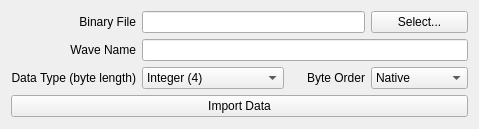
<?xml version="1.0" encoding="UTF-8"?>
<ui version="4.0">
 <class>ImportBinary</class>
 <widget class="QWidget" name="ImportBinary">
  <property name="geometry">
   <rect>
    <x>0</x>
    <y>0</y>
    <width>479</width>
    <height>129</height>
   </rect>
  </property>
  <property name="windowTitle">
   <string>Import Binary Data</string>
  </property>
  <layout class="QGridLayout" name="gridLayout">
   <item row="0" column="0">
    <widget class="QLabel" name="label">
     <property name="text">
      <string>Binary File</string>
     </property>
     <property name="alignment">
      <set>Qt::AlignRight|Qt::AlignTrailing|Qt::AlignVCenter</set>
     </property>
    </widget>
   </item>
   <item row="0" column="1" colspan="2">
    <widget class="QLineEdit" name="fileName"/>
   </item>
   <item row="1" column="0">
    <widget class="QLabel" name="label_2">
     <property name="text">
      <string>Wave Name</string>
     </property>
     <property name="alignment">
      <set>Qt::AlignRight|Qt::AlignTrailing|Qt::AlignVCenter</set>
     </property>
    </widget>
   </item>
   <item row="2" column="0">
    <widget class="QLabel" name="label_3">
     <property name="text">
      <string>Data Type (byte length)</string>
     </property>
     <property name="alignment">
      <set>Qt::AlignRight|Qt::AlignTrailing|Qt::AlignVCenter</set>
     </property>
    </widget>
   </item>
   <item row="1" column="1" colspan="3">
    <widget class="QLineEdit" name="waveName"/>
   </item>
   <item row="2" column="1">
    <widget class="QComboBox" name="dataType">
     <property name="currentIndex">
      <number>4</number>
     </property>
     <item>
      <property name="text">
       <string>Signed Integer (1)</string>
      </property>
     </item>
     <item>
      <property name="text">
       <string>Unsigned Integer (1)</string>
      </property>
     </item>
     <item>
      <property name="text">
       <string>Short (2)</string>
      </property>
     </item>
     <item>
      <property name="text">
       <string>Unsigned Short (2)</string>
      </property>
     </item>
     <item>
      <property name="text">
       <string>Integer (4)</string>
      </property>
     </item>
     <item>
      <property name="text">
       <string>Unsigned Integer (4)</string>
      </property>
     </item>
     <item>
      <property name="text">
       <string>Long (8)</string>
      </property>
     </item>
     <item>
      <property name="text">
       <string>Unsigned Long (8)</string>
      </property>
     </item>
     <item>
      <property name="text">
       <string>Float (4)</string>
      </property>
     </item>
     <item>
      <property name="text">
       <string>Double (8)</string>
      </property>
     </item>
    </widget>
   </item>
   <item row="0" column="3">
    <widget class="QPushButton" name="fileNameButton">
     <property name="text">
      <string>Select...</string>
     </property>
    </widget>
   </item>
   <item row="4" column="0" colspan="4">
    <widget class="QPushButton" name="importDataButton">
     <property name="text">
      <string>Import Data</string>
     </property>
    </widget>
   </item>
   <item row="2" column="3">
    <widget class="QComboBox" name="byteOrder">
     <item>
      <property name="text">
       <string>Native</string>
      </property>
     </item>
     <item>
      <property name="text">
       <string>Big Endian</string>
      </property>
     </item>
     <item>
      <property name="text">
       <string>Little Endian</string>
      </property>
     </item>
     <item>
      <property name="text">
       <string>Network</string>
      </property>
     </item>
    </widget>
   </item>
   <item row="2" column="2">
    <widget class="QLabel" name="label_5">
     <property name="text">
      <string>Byte Order</string>
     </property>
     <property name="alignment">
      <set>Qt::AlignRight|Qt::AlignTrailing|Qt::AlignVCenter</set>
     </property>
    </widget>
   </item>
  </layout>
 </widget>
 <tabstops>
  <tabstop>fileName</tabstop>
  <tabstop>fileNameButton</tabstop>
  <tabstop>waveName</tabstop>
  <tabstop>dataType</tabstop>
  <tabstop>byteOrder</tabstop>
  <tabstop>importDataButton</tabstop>
 </tabstops>
 <resources/>
 <connections/>
</ui>
